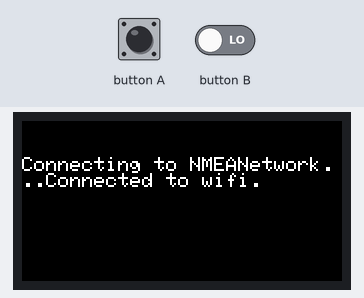
Simulated run of this sketch. Board: ESP32. On the bench: 160×80 colour display. The test bench sets the inputs (shaded band). WiFi joins after 1.5 s; servers stay silent unless stated; uploads are accepted with an empty reply; what the sketch prints to the serial monitor is not drawn.

Above: at 2.8 s.
2.9 s: button A pressed for 2.45 s
At 4.2 s:
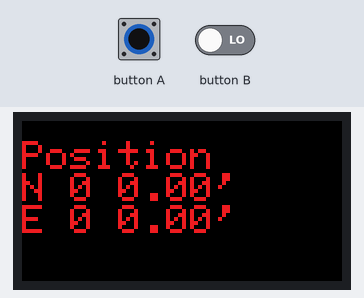
11.5 s: button A pressed for 2.45 s
At 14.1 s:
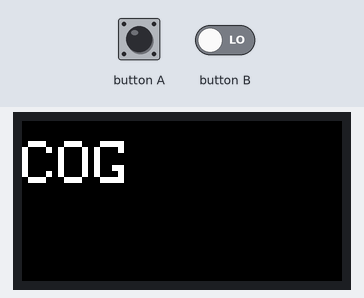
20.1 s: button A pressed for 2.45 s
At 21.9 s:
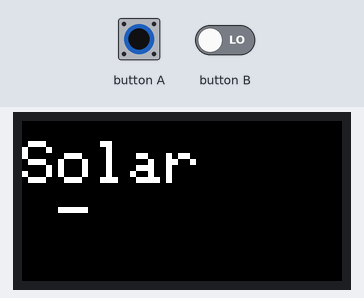
28.7 s: button A pressed for 2.45 s
At 31.0 s:
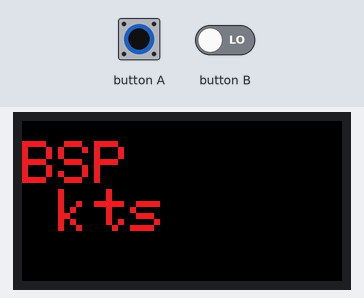
37.3 s: button B set HIGH
43.5 s: button A pressed for 2.45 s
At 48.1 s:
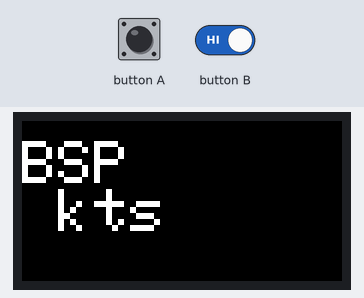
Timing chart, 0 to 49.6 s (numbered marks = the images above; inputs shaded):
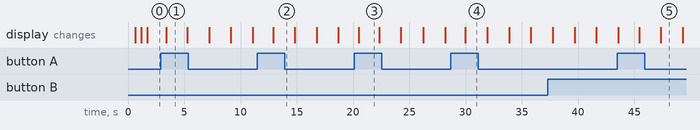

Measured:
- after the input at 2.9 s, the display: changes after 0.48 s (image 1)
- after the input at 11.5 s, the display: changes after 1.4 s (image 2)
- after the input at 20.1 s, the display: changes after 0.41 s (image 3)
- after the input at 28.7 s, the display: changes after 1.3 s (image 4)
- after the input at 43.5 s, the display: first differs from a run without the input after 1.9 s (image 5 shows a later state)
- what the display in image 1 shows lasts 1.9 s, from 3.4 s to 5.3 s
- what the display in image 3 shows lasts 1.8 s, from 20.5 s to 22.3 s

The sketch:

HttpClient.ino
```cpp
#include <SPI.h>
#include <WiFi.h>
#include <M5StickC.h>

#include "Colors.h"

const boolean DEBUG = true;  // Display messages in the Serial Monitor (@9600) if set to true.

/*
 Make REST requests - It's a client for the NavServer
 ------------------
 NavServer, see https://github.com/OlivierLD/raspberry-coffee/tree/master/NMEA-mux-WebUI/small-server-extended
 ------------------

 Adjust the network name (SSID), IP address, and port.

 If DEBUG = true, Serial console at 9600 bps.

 RST Button: top right
 HOME Button: the big one with M5 written on it

 Use the HOME (M5) button to scroll through screens.

 >> Depending on the server config, you could modify the "const int SCREENS[]" array.

 Inspired by https://m5stack.hackster.io/Ahork/m5stickc-for-pilot-hue-daf304

 Some doc for M5.lcd at http://forum.m5stack.com/topic/41/lesson-1-1-lcd-graphics and
 https://github.com/m5stack/m5-docs/blob/master/docs/en/api/lcd.md

 Background blinks when data are received.
*/

const int ROT_0   = 0; // Default
const int ROT_90  = 1;
const int ROT_180 = 2;
const int ROT_270 = 3;
// 4 to 7: reverse and rotate.

const int PREFERRED_ROT = ROT_270; // ROT_90 to turn it upside down.

// change values below to fit your settings

//const char* SSID = "Sonic-00e0_EXT";        // your network SSID (name)
//const char* PASSWORD = "67369cxxx31";       // your network password
//const char* SERVER_NAME = "192.168.42.37";  // For REST requests, Nav Server

// const char* SSID = "RPi-Gateway-SDR";       // your network SSID (name)
// const char* PASSWORD = "raspberrypi";       // your network password
// const char* SERVER_NAME = "192.168.50.10";  // For REST requests, Nav Server's IP address

// const char* SSID = "ZeroNetwork";              // your network SSID (name)
const char* SSID = "NMEANetwork";              // your network SSID (name)

const char* PASSWORD = "PassWord";             // your network password

// const char* SERVER_NAME = "192.168.50.10";     // For REST requests, Nav Server's IP address
const char* SERVER_NAME = "10.42.0.1";         // For REST requests, Nav Server's IP address

// IPAddress server(192, 168, 42, 13);
const int SERVER_PORT = 9999;           // 8888;               // REST Server port

const String LAT_PREFIX       = "LAT=";
const String LNG_PREFIX       = "LNG=";
const String BSP_PREFIX       = "BSP=";
const String SOG_PREFIX       = "SOG=";
const String COG_PREFIX       = "COG=";
const String DATE_PREFIX      = "DATE=";
const String UTC_YEAR_PREFIX  = "YEAR=";
const String UTC_MONTH_PREFIX = "MONTH=";
const String UTC_DAY_PREFIX   = "DAY=";
const String UTC_HOURS_PREFIX = "HOUR=";
const String UTC_MINS_PREFIX  = "MIN=";
const String UTC_SECS_PREFIX  = "SEC=";

const String SOL_HOURS_PREFIX = "S_HOUR=";
const String SOL_MINS_PREFIX  = "S_MIN=";
const String SOL_SECS_PREFIX  = "S_SEC=";

const String BARO_PREFIX      = "BARO=";
const String TEMP_PREFIX      = "TEMP=";
const String HUM_PREFIX       = "HUM=";

const int NONE = 0;
const int NS = 1;
const int EW = 2;

int backgroundColor = M5_BLACK; // TODO More colors
int foregroundColor = M5_WHITE;

String lat = "";
String lng = "";
String bsp = "";
String sog = "";
String cog = "";
String date = ""; // Local

String utc_year = "";
String utc_month = "";
String utc_day = "";

String utc_hours = "";
String utc_mins = "";
String utc_secs = "";

String sol_hours = "";
String sol_mins = "";
String sol_secs = "";

String hum = "";
String baro = "";
String temp = "";

// Available displays
const int POS_SCREEN = 0;
const int BSP_SCREEN = 1;
const int SOG_SCREEN = 2;
const int COG_SCREEN = 3;
const int DATE_SCREEN = 4;
const int UTC_DATE_SCREEN = 5;
const int SOLAR_TIME_SCREEN = 6;
const int ATM_SCREEN = 7;

const String MONTH[] = {
  "Jan", "Feb", "Mar", "Apr", "May", "Jun",
  "Jul", "Aug", "Sep", "Oct", "Nov", "Dec"
};

// Actually used screens (comment unwanted ones)
const int SCREENS[] = {
  POS_SCREEN,
  BSP_SCREEN,
  SOG_SCREEN,
  COG_SCREEN,
  DATE_SCREEN,
  UTC_DATE_SCREEN,
  SOLAR_TIME_SCREEN,
  ATM_SCREEN
};
int currentScreenIndex = 0;                      // First screen
int currentScreen = SCREENS[currentScreenIndex]; // POS_SCREEN;

int status = WL_IDLE_STATUS;

WiFiClient client;

void setup() {
    M5.begin();
    Serial.begin(9600);

    status = WiFi.begin(SSID, PASSWORD);
    M5.Lcd.setRotation(PREFERRED_ROT);
    int nbTry = 0;
    // Wait for connection
    while (WiFi.status() != WL_CONNECTED) {

      if (nbTry % 200 == 0) {
        M5.Lcd.fillScreen(backgroundColor);
        M5.Lcd.setCursor(0, 10);
        M5.Lcd.setTextColor(foregroundColor);
      }

      if (nbTry % 100 == 0) {
        String mess = "\nConnecting to " + String(SSID); //  + "\n";
        M5.Lcd.print(mess);
        Serial.print(mess);
      }
      delay(500);
      M5.Lcd.printf(".");
      Serial.print(".");
      nbTry += 1;
      if (nbTry >= 1000) {
        nbTry = 0;
      }
      // flipColors();
    }

    M5.Lcd.printf("Connected to wifi.");
    Serial.println("\nConnected to wifi network " + String(SSID));

    pinMode(M5_BUTTON_HOME, INPUT);
    pinMode(M5_BUTTON_RST, INPUT); // for the example. Not used.
}

void loop() {

    if (DEBUG) {
      Serial.println("Getting data...");
    }
    getData();
    if (DEBUG) {
      Serial.println("Got the data!");
    }
    String display;

    // Home Button: Change active screen
    if (digitalRead(M5_BUTTON_HOME) == LOW) {
      Serial.println(">>> Home button LOW");
      // Increment screen index
      currentScreenIndex += 1;
      int screenArraySize = (sizeof(SCREENS) / sizeof(int)); // Size of an Array...
      if (currentScreenIndex > (screenArraySize - 1)) {
        currentScreenIndex = 0;
      }
      currentScreen = SCREENS[currentScreenIndex];
      if (DEBUG) {
        Serial.println(">>> Screen index is now " + String(currentScreenIndex) + "/" + String(screenArraySize));
        Serial.println(">>>     Screen is #" + String(currentScreen));
      }
      delay(100);
    }

    // Reset Button: not used
    if (digitalRead(M5_BUTTON_RST) == LOW) {
      Serial.println(">>> RST button LOW");
      Serial.println(">>> Doing nothing...");
    }

    switch (currentScreen) {
      case POS_SCREEN:
        displayPos();
        break;
      case BSP_SCREEN:
        displayBsp();
        break;
      case SOG_SCREEN:
        displaySog();
        break;
      case COG_SCREEN:
        displayCog();
        break;
      case DATE_SCREEN:
        displayDate();
        break;
      case UTC_DATE_SCREEN:
        displayUTCDate();
        break;
      case SOLAR_TIME_SCREEN:
        displaySolarTime();
        break;
      case ATM_SCREEN:
        displayAtmData();
        break;
      default:
        break;
    }
    delay(200); // Was 1000
}

void flipColors() {
  //  if (foregroundColor == M5_WHITE) {
  //    foregroundColor = M5_BLACK;
  //    backgroundColor = M5_BLUE;
  //  } else {
  //    foregroundColor = M5_WHITE;
  //    backgroundColor = M5_BLACK;
  //  }
    if (foregroundColor == M5_WHITE) {
      foregroundColor = M5_RED;
      backgroundColor = M5_BLACK;
    } else {
      foregroundColor = M5_WHITE;
      backgroundColor = M5_BLACK;
    }
}

void displayPos() {
    M5.Lcd.setRotation(PREFERRED_ROT);
    M5.Lcd.fillScreen(backgroundColor);
    M5.Lcd.setCursor(0, 10);
    M5.Lcd.setTextColor(foregroundColor);
    M5.Lcd.setTextSize(2);
    M5.Lcd.print("Position\n" + decToSex(lat.toFloat(), NS) + "\n" + decToSex(lng.toFloat(), EW));
}

void displayAtmData() {
    M5.Lcd.setRotation(PREFERRED_ROT);
    M5.Lcd.fillScreen(backgroundColor);
    M5.Lcd.setCursor(0, 10);
    M5.Lcd.setTextColor(foregroundColor);
    M5.Lcd.setTextSize(2);
    M5.Lcd.print("Baro " + baro + "\n" + "Air " + temp + " C\n" + "Hum " + hum + " %");
}

void displayBsp() {
    M5.Lcd.setRotation(PREFERRED_ROT);
    M5.Lcd.fillScreen(backgroundColor);
    M5.Lcd.setCursor(0, 10);
    M5.Lcd.setTextColor(foregroundColor);
    M5.Lcd.setTextSize(3);
    M5.Lcd.print("BSP\n" + bsp + " kts");
}

void displaySog() {
    M5.Lcd.setRotation(PREFERRED_ROT);
    M5.Lcd.fillScreen(backgroundColor);
    M5.Lcd.setCursor(0, 10);
    M5.Lcd.setTextColor(foregroundColor);
    M5.Lcd.setTextSize(3);
    M5.Lcd.print("SOG\n" + sog + " kts");
}

void displayCog() {
    M5.Lcd.setRotation(PREFERRED_ROT);
    M5.Lcd.fillScreen(backgroundColor);
    M5.Lcd.setCursor(0, 10);
    M5.Lcd.setTextColor(foregroundColor);
    M5.Lcd.setTextSize(3);
    M5.Lcd.print("COG\n" + cog);
}

void displayDate() {
    String brokenDate = date;
    date.trim();
    if (date.length() > 0) {
      // Serial.print("Displaying "); Serial.println(date);
      // break at 3rd index of ' '
      int i;
      int thirdIndex = 0;
      int nbBlank = 0;
      for (i = 0; i < date.length(); i++) {
        if (date.charAt(i) == ' ') {
          nbBlank += 1;
          if (nbBlank == 3) {
            thirdIndex = i;
            break;
          }
        }
      }
      // Serial.print("3rd blank at "); Serial.println(thirdIndex);
      brokenDate.setCharAt(thirdIndex, '\n');
    }
    M5.Lcd.setRotation(PREFERRED_ROT);
    M5.Lcd.fillScreen(backgroundColor);
    M5.Lcd.setCursor(0, 10);
    M5.Lcd.setTextColor(foregroundColor);
    M5.Lcd.setTextSize(2);
    M5.Lcd.print("Date (local)\n" + brokenDate);
}

void displayUTCDate() {
    M5.Lcd.setRotation(PREFERRED_ROT);
    M5.Lcd.fillScreen(backgroundColor);
    M5.Lcd.setCursor(0, 10);
    M5.Lcd.setTextColor(foregroundColor);
    M5.Lcd.setTextSize(2);
    String utc = " - ";
    if (utc_year.length() > 0 &&
        utc_month.length() > 0 &&
        utc_day.length() > 0 &&
        utc_hours.length() > 0 &&
        utc_mins.length() > 0 &&
        utc_secs.length() > 0) {
      utc = String(utc_year.toInt()) + "-" +
            MONTH[utc_month.toInt() - 1] + "-" +
            String(utc_day.toInt()) + "\n" +
            String(utc_hours.toInt()) + ":" +
            String(utc_mins.toInt()) + ":" +
            String(utc_secs.toInt());
    }
    M5.Lcd.print("UTC Date\n" + utc);
}

void displaySolarTime() {
    M5.Lcd.setRotation(PREFERRED_ROT);
    M5.Lcd.fillScreen(backgroundColor);
    M5.Lcd.setCursor(0, 10);
    M5.Lcd.setTextColor(foregroundColor);
    M5.Lcd.setTextSize(3);
    String solar = " - ";
    //  char solar[16];
    if (sol_hours.length() > 0 &&
        sol_mins.length() > 0 &&
        sol_secs.length() > 0) {
      solar = String(sol_hours.toInt()) + ":" +
              String(sol_mins.toInt()) + ":" +
              String(sol_secs.toInt());
      //        sprintf(solar, "%02d:%02d:%02d", sol_hours.toInt(), sol_mins.toInt(), sol_secs.toInt());
      //  } else {
      //    sprintf(solar, " - ");
    }
    M5.Lcd.print("Solar\n" + solar);
}

String extractFromCache(String cache, String prefix) {
    String data = "";
    int dataPos = cache.indexOf(prefix);
    if (dataPos != -1) {
      int nextCR = cache.indexOf("\n", dataPos);
      if (nextCR == -1) {
        data = cache.substring(dataPos + prefix.length());
      } else {
        data = cache.substring(dataPos + prefix.length(), nextCR);
      }
      if (DEBUG) {
        Serial.println("\t" + prefix + data);
      }
    } else {
      Serial.println("...No " + prefix + " found.");
    }
    return data;
}
  /*
    This MUST be supported by the server !!! See below.
    Data comes back like that:

    BSP=0.00
    LAT=37.748850
    LNG=-122.506937
    SOG=0.33
    COG=306
    DATE=Sep 14, 2019 5:46:03 PM
    YEAR=2019
    MONTH=9
    DAY=15
    HOUR=0
    MIN=46
    SEC=3
    S_HOUR=16
    S_MIN=40
    S_SEC=27
    RMC_OK=OK
    BARO=1013.6
    TEMP=23.4
    HUM=50.2
  */
void getData() {
    if (DEBUG) {
      Serial.println("\nMaking request...");
    }
    String cache = makeRequest("GET", "/mux/cache?option=txt");  // Server must know this...
    flipColors();
    if (DEBUG) {
      Serial.println("Request's response came back:");
      Serial.println("-----------");
      Serial.println(cache);
      Serial.println("-----------");
    }

    lat =  extractFromCache(cache, LAT_PREFIX);
    lng =  extractFromCache(cache, LNG_PREFIX);
    bsp =  extractFromCache(cache, BSP_PREFIX);
    sog =  extractFromCache(cache, SOG_PREFIX);
    cog =  extractFromCache(cache, COG_PREFIX);
    date = extractFromCache(cache, DATE_PREFIX); // TODO Break on Date / Time

    utc_year = extractFromCache(cache, UTC_YEAR_PREFIX);
    utc_month = extractFromCache(cache, UTC_MONTH_PREFIX);
    utc_day = extractFromCache(cache, UTC_DAY_PREFIX);

    utc_hours = extractFromCache(cache, UTC_HOURS_PREFIX);
    utc_mins = extractFromCache(cache, UTC_MINS_PREFIX);
    utc_secs = extractFromCache(cache, UTC_SECS_PREFIX);

    sol_hours = extractFromCache(cache, SOL_HOURS_PREFIX);
    sol_mins = extractFromCache(cache, SOL_MINS_PREFIX);
    sol_secs = extractFromCache(cache, SOL_SECS_PREFIX);

    baro = extractFromCache(cache, BARO_PREFIX);
    temp = extractFromCache(cache, TEMP_PREFIX);
    hum = extractFromCache(cache, HUM_PREFIX);
}

String decToSex(double val, int type) {
    String s = "";
    double absVal = val >= 0 ? val : -val;
    // double intValue = floor(absVal);
    int i = (int) absVal;
    double dec = absVal - i;
    dec *= 60;
    if (val < 0) {
      if (type == NONE) {
        s += "- ";
      } else if (type == NS) {
        s += "S ";
      } else if (type == EW) {
        s += "W ";
      }
    } else { // Val >= 0
      if (type == NONE) {
        s += "+ ";
      } else if (type == NS) {
        s += "N ";
      } else if (type == EW) {
        s += "E ";
      }
    }
    String sep = " ";
    // sep.setCharAt(0,  0x60); // "°");
    s += (String(i) + sep);
    char decimal[16];
    sprintf(decimal, "%2.2f'", dec);
    s += decimal;
    if (DEBUG) {
      Serial.println("Sexagesimal for:" + String(val) + ", " + s + ", dec=" + String(dec));
    }
    return s;
}

String makeRequest(String verb, String request) {
    if (DEBUG) {
      Serial.println("\tConnecting...");
    }
    if (client.connect(SERVER_NAME, SERVER_PORT)) {
      if (DEBUG) {
        Serial.println("\tConnected!");
      }
      // Make a HTTP/REST request:
      String restRequest =
        verb + " " + request + " HTTP/1.1\r\n" +
        "Host: " + SERVER_NAME + ":" + String(SERVER_PORT) + "\r\n" +
        "Connection: close\r\n" +
        // "Accept: text/plain;charset=UTF-8\r\n" +
        "\r\n"; //  + body + "\r\n";
      if (DEBUG) {
        Serial.println(restRequest);
      }
      client.print(restRequest);
    } else {
      Serial.println("NavServer: Not connected...");
    }

    delay(500);

    String response = "";
    while (client.available()) { // Response?
      if (DEBUG) {
        Serial.println("\tReading response");
      }
      String line = client.readStringUntil('\n');
      if (DEBUG) {
        Serial.print(line); // debug
      }
      response = response + "\n" + line;
    }
    if (DEBUG) {
      Serial.println("\tDone reading response");
    }
    // if the server's disconnected, stop the client:
    if (!client.connected()) {
      if (DEBUG) {
        Serial.println("\tStopping client");
      }
      client.stop();
    }
    if (DEBUG) {
      Serial.println("\tDone making request");
    }

    return response;
}
```

Colors.h
```cpp
#define M5_PINK      0xfd79
#define M5_RED       0xe8e4
#define M5_ORANGE    0xfbe4
#define M5_YELLOW    0xff80
#define M5_GREEN     0x2589
#define M5_BLUE      0x51d
#define M5_DARK_BLUE 0x3a59
#define M5_VIOLET    0xa254
#define M5_GRAY      0x7bef
#define M5_BLACK     0x0000
#define M5_WHITE     0xffff
```
